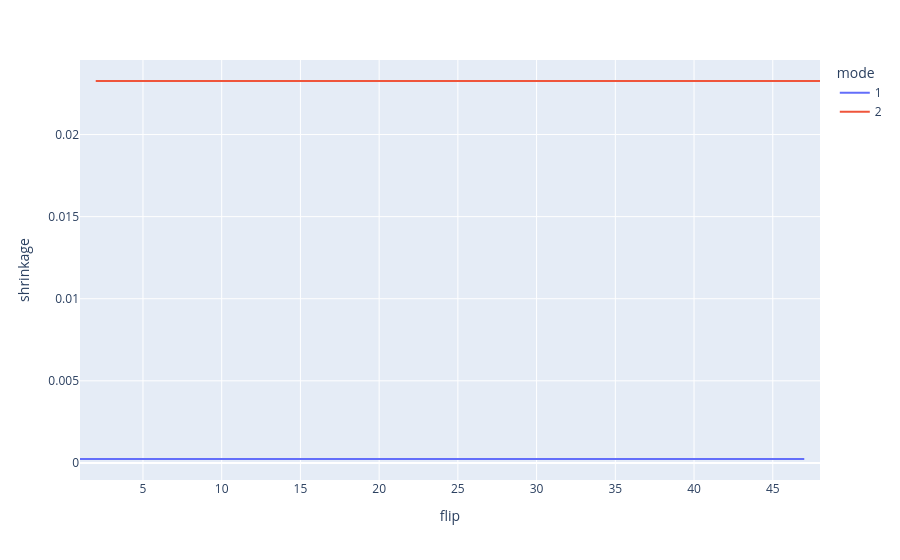

This figure's notebook cell:
### Code cell
px.line(df, x='flip', y='shrinkage', log_y=False, color='mode')

### Figure 1 — Plotly figure (JSON) as saved in the notebook; plotly's stock layout.template omitted (floating-point values rounded to 4 significant figures)
{"data": [{"hovertemplate": "mode=1<br>flip=%{x}<br>shrinkage=%{y}<extra></extra>", "legendgroup": "1", "line": {"color": "#636efa", "dash": "solid"}, "marker": {"symbol": "circle"}, "mode": "lines", "name": "1", "orientation": "v", "showlegend": true, "type": "scatter", "x": [1, 3, 5, 7, 9, 11, 13, 15, 17, 19, 21, 23, 25, 27, 29, 31, 33, 35, 37, 39, 41, 43, 45, 47], "xaxis": "x", "y": [0.0002388, 0.0002388, 0.0002388, 0.0002388, 0.0002388, 0.0002388, 0.0002388, 0.0002388, 0.0002388, 0.0002388, 0.0002388, 0.0002388, 0.0002388, 0.0002388, 0.0002388, 0.0002388, 0.0002388, 0.0002388, 0.0002388, 0.0002388, 0.0002388, 0.0002388, 0.0002388, 0.0002388], "yaxis": "y"}, {"hovertemplate": "mode=2<br>flip=%{x}<br>shrinkage=%{y}<extra></extra>", "legendgroup": "2", "line": {"color": "#EF553B", "dash": "solid"}, "marker": {"symbol": "circle"}, "mode": "lines", "name": "2", "orientation": "v", "showlegend": true, "type": "scatter", "x": [2, 4, 6, 8, 10, 12, 14, 16, 18, 20, 22, 24, 26, 28, 30, 32, 34, 36, 38, 40, 42, 44, 46, 48], "xaxis": "x", "y": [0.02326, 0.02326, 0.02326, 0.02326, 0.02326, 0.02326, 0.02326, 0.02326, 0.02326, 0.02326, 0.02326, 0.02326, 0.02326, 0.02326, 0.02326, 0.02326, 0.02326, 0.02326, 0.02326, 0.02326, 0.02326, 0.02326, 0.02326, 0.02326], "yaxis": "y"}], "layout": {"legend": {"title": {"text": "mode"}, "tracegroupgap": 0}, "margin": {"t": 60}, "xaxis": {"anchor": "y", "domain": [0, 1], "title": {"text": "flip"}}, "yaxis": {"anchor": "x", "domain": [0, 1], "title": {"text": "shrinkage"}}}}
